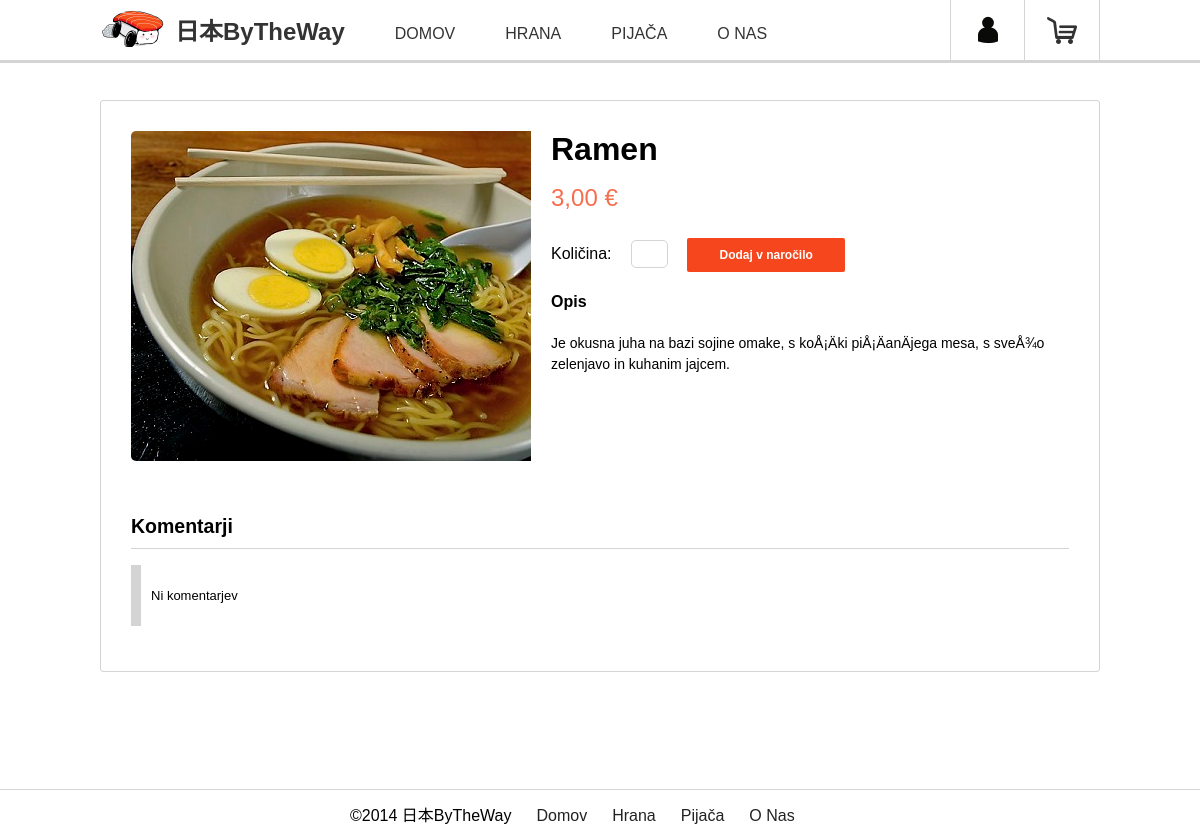
Screenshot of /product.php?izbira=1&posamezna=2 with the database file from the repository.
### tables this page shows
CREATE TABLE IF NOT EXISTS `hrana` (
  `HranaID` int(11) NOT NULL AUTO_INCREMENT,
  `Ime` varchar(30) NOT NULL,
  `VrstaHrane` varchar(15) NOT NULL,
  `Opis` varchar(200) NOT NULL,
  `Cena` float NOT NULL,
  `Slika` varchar(50) NOT NULL,
  PRIMARY KEY (`HranaID`)
);

### product.php (the view, shortened to what this page needs)
<?php
	include('mysql-connection.php');
?>
<?php
	$izbira = null;
	$product_result = null;
	$comment_result = null;
	if (isset($_GET['izbira']) && isset($_GET['posamezna'])) {
		$izbira = intval($_GET['izbira']);
		$posamezna = intval($_GET['posamezna']);
		if ($izbira >= 0 && $izbira < 5) {
			$product_result = mysqli_query($connection, "SELECT * FROM hrana WHERE HranaID='$posamezna'");
			$comment_result = mysqli_query($connection, "SELECT * FROM komentarhrana WHERE Hrana_HranaID='$posamezna'");
		} else if ($izbira == 5) {
			$product_result = mysqli_query($connection, "SELECT * FROM pijaca WHERE PijacaID='$posamezna'");
			$comment_result = mysqli_query($connection, "SELECT * FROM komentarpijaca WHERE Pijaca_PijacaID='$posamezna'");
		} else {
			die();
		}
		if (mysqli_num_rows($product_result) != 0) {
			$data = mysqli_fetch_array($product_result);
			$id = $data[0];
			$ime = $data[1];
			$opis = $data[3];
			$cena = $data[4];
			$slika = $data[5];
		} else {
			die();
		}
	}
?>
<!doctype html>
<html lang="en">
<head>
	<link rel="stylesheet" href="styles/normalize.css">
	<link rel="stylesheet" href="styles/main.css">
</head>
<body>
	<header class="main-header">
		<?php include('main-header.php'); ?>
	</header>
	<div class="main-content">
		<div class="row clearfix">
			<div class="product">
				<div class="product-image">
					<img src="<?php echo $slika; ?>" alt="A big picture of sushi">
				</div>
				<div class="product-information">
					<div class="name-and-price">
						<h2><?php echo $ime; ?></h2>
						<span class="price"><?php echo $cena.',00 €'; ?></span>
					</div>
					<div class="order">
						<label for="quantity">Količina:</label>
						<input id="quantity" type="text" name="quantity" value="" onkeyup="getValue(this.value)">
						<?php
							$pid = $id;
							$pcat = $_GET['izbira']!=5?'h':'p';
							if (isset($_SESSION['user']) || isset($_SESSION['admin'])){
								echo '<a class="big-red" href="basket.php?a=0&pid='.$pid.'&pcat='.$pcat.'&qt=1">Dodaj v naročilo</a>';
							} else {
								echo '<a class="big-red" href="login.php">Dodaj v naročilo</a>';
							}
						?>
					</div>
					<div class="description">
						<h4>Opis</h4>
						<p class="description"><?php echo $opis; ?></p>
					</div>
				</div>
				<div class="row clearfix"></div>
				<div class="comments">
					<h2>Komentarji</h2>
					<?php
						if (mysqli_num_rows($comment_result) != 0) {
							while ($vrstica = mysqli_fetch_array($comment_result)) {
								$id = $vrstica['Uporabnik_UporabnikID'];
								$result = mysqli_query($connection, "SELECT Ime, Priimek FROM uporabniki WHERE UporabnikID=$id");
								if (mysqli_num_rows($result) != 0) {
									$user = mysqli_fetch_array($result);
									echo '<div class="single-comment">';
									echo '<div class="author"><span>'.$user[0]." ".$user[1].'</span></div>';
									echo '<div class="text"><p>'.$vrstica['Vsebina'].'</p></div>';
									echo '</div>';
								}
								if (isset($_SESSION['admin'])) {
									echo'<div class="admin-buttons2">
											<a href="delete-comment.php?id='.$vrstica[0].'&'.($izbira!=5?"hranaid=".$id:"pijacaid=".$id).'&izbira='.$izbira.'" class="delete">Izbriši</a>
										</div>';
								}
							}
						} else {
							echo '<div class="single-comment">';
							echo '<div class="text"><p>Ni komentarjev</p></div>';
							echo '</div>';
						}
					?>
				</div>
			</div>
		</div>
	</div>
	<footer class="main-footer">
		<?php include('main-footer.php'); ?>
	</footer>
</body>
</html>

### styles/main.css (style rules this page uses)
*, *:before, *:after { -moz-box-sizing: border-box; -webkit-box-sizing: border-box; box-sizing: border-box; }
.clearfix:after { content: "."; display: block; clear: both; visibility: hidden; line-height: 0; height: 0; }
.clearfix { display: inline-block; }
html { position: relative; min-height: 100%; }
body { margin: 0 0 32px; }
.row { display: block; max-width: 1000px; margin: 0 auto; }
a.big-red, button.big-red { border: 0 none; border-radius: 2px 2px 2px 2px; color: #FFFFFF; cursor: pointer; display: inline-block; font-family: Arial,sans-serif; font-size: 12px; font-weight: bold; line-height: 20px; margin-bottom: 0; margin-top: 10px; padding: 7px 10px; text-transform: none; text-decoration: none; width: 16.795%; text-align: center; background: none repeat scroll 0 0 #f5461e; color: #fff; }
.main-header { background: #fff; border-bottom: 3px solid #d4d4d4; min-height: 60px; position: fixed; z-index: 9999; width: 100%; }
.main-footer { position: absolute; left: 0; bottom: 0; background-color: #fff; width: 100%; border-top: 1px solid #d4d4d4; padding-top: 10px; }
.main-content { padding-top: 100px; padding-bottom: 40px; }
.main-content .product { border: 1px solid #d4d4d4; border-radius: 3px; padding: 30px; min-height: 410px; }
.main-content .product .product-image { float: left; max-width: 400px; max-height: 350px; margin-right: 20px; overflow: hidden; }
.main-content .product .product-image img { border-radius: 5px; }
.main-content .product .product-information .name-and-price h2 { font-size: 2em; margin: 0; padding: 0; }
.main-content .product .product-information .name-and-price .price { color: #f76e4f; font-size: 1.5em; line-height: 2.5; }
.main-content .product .product-information .order input { border: 1px solid #d4d4d4; border-radius: 5px 5px 5px 5px; color: #999; font-size: 105%; height: 28px; margin: 0 15px; padding: 0; text-align: center; width: 37px; }
.main-content .product .product-information .description p { font-size: 14px; line-height: 1.5; }
.main-content .product .comments { margin-top: 50px; font-size: 13px; }
.main-content .product .comments h2 { border-bottom: 1px solid #d4d4d4; padding-bottom: 10px; }
.main-content .product .comments .single-comment { border-left: 10px solid #d4d4d4; padding: 10px; margin-bottom: 15px; }

### rows the page displays
hrana: Slika (picture), Ime "Ramen", Cena "3", Opis "Je okusna juha na bazi sojine omake, s koÅ¡Äki piÅ¡ÄanÄjega mesa, s sveÅ¾o zelenjavo in kuhanim jajcem."
